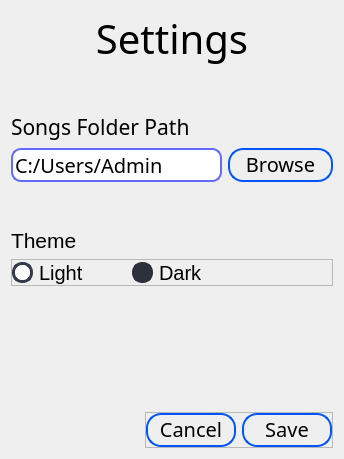
      <widget class="QWidget" name="settings_page">
       <layout class="QGridLayout" name="gridLayout_4">
        <item row="0" column="0" colspan="4">
         <widget class="QLabel" name="label_3">
          <property name="font">
           <font>
            <family>Nirmala UI Semilight</family>
            <pointsize>30</pointsize>
           </font>
          </property>
          <property name="styleSheet">
           <string notr="true"/>
          </property>
          <property name="text">
           <string>Settings</string>
          </property>
          <property name="alignment">
           <set>Qt::AlignCenter</set>
          </property>
         </widget>
        </item>
        <item row="6" column="0" colspan="4">
         <widget class="QFrame" name="frame_4">
          <property name="frameShape">
           <enum>QFrame::StyledPanel</enum>
          </property>
          <property name="frameShadow">
           <enum>QFrame::Raised</enum>
          </property>
          <layout class="QHBoxLayout" name="horizontalLayout_6">
           <property name="spacing">
            <number>0</number>
           </property>
           <property name="leftMargin">
            <number>0</number>
           </property>
           <property name="topMargin">
            <number>0</number>
           </property>
           <property name="rightMargin">
            <number>0</number>
           </property>
           <property name="bottomMargin">
            <number>0</number>
           </property>
           <item>
            <widget class="QRadioButton" name="light">
             <property name="maximumSize">
              <size>
               <width>120</width>
               <height>16777215</height>
              </size>
             </property>
             <property name="font">
              <font>
               <pointsize>15</pointsize>
              </font>
             </property>
             <property name="styleSheet">
              <string notr="true">QRadioButton::indicator {
    border: 3px solid rgb(52, 59, 72);
	width: 15px;
	color: rgb(255, 255, 255);
	height: 15px;
	border-radius: 10px;
    background: rgb(255, 255, 255);
}
QRadioButton::indicator:hover {
    border: 3px solid rgb(58, 66, 81);
}
QRadioButton::indicator:checked {
    background: 3px solid rgb(44, 49, 60);
	border: 3px solid rgb(44, 49, 60);	
}
</string>
             </property>
             <property name="text">
              <string>Light</string>
             </property>
            </widget>
           </item>
           <item>
            <widget class="QRadioButton" name="dark">
             <property name="font">
              <font>
               <pointsize>15</pointsize>
              </font>
             </property>
             <property name="styleSheet">
              <string notr="true">QRadioButton::indicator {
    border: 3px solid rgb(52, 59, 72);
	width: 15px;
	color: rgb(255, 255, 255);
	height: 15px;
	border-radius: 10px;
    background: rgb(255, 255, 255);
}
QRadioButton::indicator:hover {
    border: 3px solid rgb(58, 66, 81);
}
QRadioButton::indicator:checked {
    background: 3px solid rgb(44, 49, 60);
	border: 3px solid rgb(44, 49, 60);	
}
</string>
             </property>
             <property name="text">
              <string>Dark</string>
             </property>
             <property name="checked">
              <bool>true</bool>
             </property>
            </widget>
           </item>
          </layout>
         </widget>
        </item>
        <item row="3" column="3">
         <widget class="QPushButton" name="browse">
          <property name="font">
           <font>
            <family>Segoe UI Semilight</family>
            <pointsize>15</pointsize>
           </font>
          </property>
          <property name="styleSheet">
           <string notr="true">QPushButton{
	border:2px solid rgb(0, 85, 255);
	border-radius:15px;	
	padding-bottom:2px;
}
QPushButton:hover{
	border:2px solid rgb(46, 164, 255)
}
QPushButton:pressed{
	border:2px solid rgb(162, 255, 185)
}</string>
          </property>
          <property name="text">
           <string>   Browse   </string>
          </property>
          <property name="autoDefault">
           <bool>false</bool>
          </property>
          <property name="default">
           <bool>false</bool>
          </property>
          <property name="flat">
           <bool>false</bool>
          </property>
         </widget>
        </item>
        <item row="12" column="0" colspan="4">
         <spacer name="verticalSpacer_7">
          <property name="orientation">
           <enum>Qt::Vertical</enum>
          </property>
          <property name="sizeHint" stdset="0">
           <size>
            <width>20</width>
            <height>40</height>
           </size>
          </property>
         </spacer>
        </item>
        <item row="1" column="0" colspan="4">
         <spacer name="verticalSpacer_6">
          <property name="orientation">
           <enum>Qt::Vertical</enum>
          </property>
          <property name="sizeHint" stdset="0">
           <size>
            <width>20</width>
            <height>40</height>
           </size>
          </property>
         </spacer>
        </item>
        <item row="15" column="0" colspan="2">
         <spacer name="horizontalSpacer_2">
          <property name="orientation">
           <enum>Qt::Horizontal</enum>
          </property>
          <property name="sizeHint" stdset="0">
           <size>
            <width>40</width>
            <height>20</height>
           </size>
          </property>
         </spacer>
        </item>
        <item row="3" column="0" colspan="3">
         <widget class="QLineEdit" name="dir">
          <property name="font">
           <font>
            <family>Segoe UI Semilight</family>
            <pointsize>15</pointsize>
           </font>
          </property>
          <property name="styleSheet">
           <string notr="true">QLineEdit{
	border-radius:10px;
	border:2px solid rgb(99, 107, 255)
}
QLineEdit:hover{
	border:2px solid rgb(46, 164, 255)
}
QLineEdit:focus{
	border:2px solid rgb(162, 255, 185)
}</string>
          </property>
          <property name="text">
           <string>C:/Users/Admin</string>
          </property>
         </widget>
        </item>
        <item row="5" column="0" colspan="4">
         <widget class="QLabel" name="label_2">
          <property name="font">
           <font>
            <pointsize>16</pointsize>
           </font>
          </property>
          <property name="styleSheet">
           <string notr="true"/>
          </property>
          <property name="text">
           <string>Theme</string>
          </property>
         </widget>
        </item>
        <item row="4" column="0" colspan="4">
         <spacer name="verticalSpacer_9">
          <property name="orientation">
           <enum>Qt::Vertical</enum>
          </property>
          <property name="sizeHint" stdset="0">
           <size>
            <width>20</width>
            <height>40</height>
           </size>
          </property>
         </spacer>
        </item>
        <item row="8" column="0" colspan="4">
         <spacer name="verticalSpacer_8">
          <property name="orientation">
           <enum>Qt::Vertical</enum>
          </property>
          <property name="sizeHint" stdset="0">
           <size>
            <width>20</width>
            <height>40</height>
           </size>
          </property>
         </spacer>
        </item>
        <item row="14" column="0" colspan="4">
         <spacer name="verticalSpacer_5">
          <property name="orientation">
           <enum>Qt::Vertical</enum>
          </property>
          <property name="sizeHint" stdset="0">
           <size>
            <width>20</width>
            <height>40</height>
           </size>
          </property>
         </spacer>
        </item>
        <item row="15" column="2" colspan="2">
         <widget class="QFrame" name="frame_2">
          <property name="frameShape">
           <enum>QFrame::StyledPanel</enum>
          </property>
          <property name="frameShadow">
           <enum>QFrame::Raised</enum>
          </property>
          <layout class="QHBoxLayout" name="horizontalLayout_4">
           <property name="leftMargin">
            <number>0</number>
           </property>
           <property name="topMargin">
            <number>0</number>
           </property>
           <property name="rightMargin">
            <number>0</number>
           </property>
           <property name="bottomMargin">
            <number>0</number>
           </property>
           <item>
            <widget class="QPushButton" name="cancel">
             <property name="minimumSize">
              <size>
               <width>90</width>
               <height>0</height>
              </size>
             </property>
             <property name="font">
              <font>
               <family>Segoe UI Semilight</family>
               <pointsize>15</pointsize>
              </font>
             </property>
             <property name="styleSheet">
              <string notr="true">QPushButton{
	border:2px solid rgb(0, 85, 255);
	border-radius:15px;	
	padding-bottom:2px;
}
QPushButton:hover{
	border:2px solid rgb(46, 164, 255)
}
QPushButton:pressed{
	border:2px solid rgb(162, 255, 185)
}</string>
             </property>
             <property name="text">
              <string>Cancel</string>
             </property>
            </widget>
           </item>
           <item>
            <widget class="QPushButton" name="save">
             <property name="minimumSize">
              <size>
               <width>90</width>
               <height>0</height>
              </size>
             </property>
             <property name="font">
              <font>
               <family>Segoe UI Semilight</family>
               <pointsize>15</pointsize>
              </font>
             </property>
             <property name="styleSheet">
              <string notr="true">QPushButton{
	border:2px solid rgb(0, 85, 255);
	border-radius:15px;	
	padding-bottom:2px;
}
QPushButton:hover{
	border:2px solid rgb(46, 164, 255)
}
QPushButton:pressed{
	border:2px solid rgb(162, 255, 185)
}</string>
             </property>
             <property name="text">
              <string>Save</string>
             </property>
            </widget>
           </item>
          </layout>
         </widget>
        </item>
        <item row="2" column="0" colspan="4">
         <widget class="QLabel" name="label_5">
          <property name="font">
           <font>
            <family>Segoe MDL2 Assets</family>
            <pointsize>16</pointsize>
           </font>
          </property>
          <property name="styleSheet">
           <string notr="true"/>
          </property>
          <property name="text">
           <string>Songs Folder Path</string>
          </property>
         </widget>
        </item>
       </layout>
      </widget>
